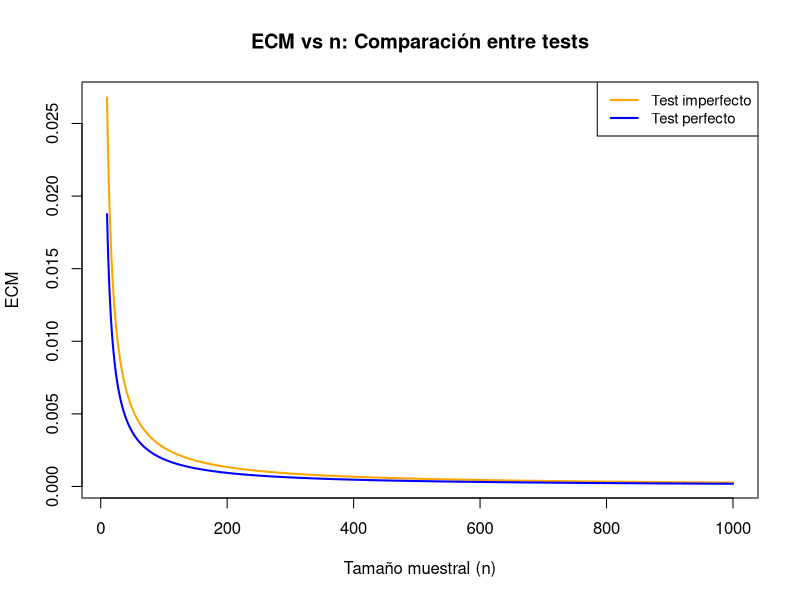
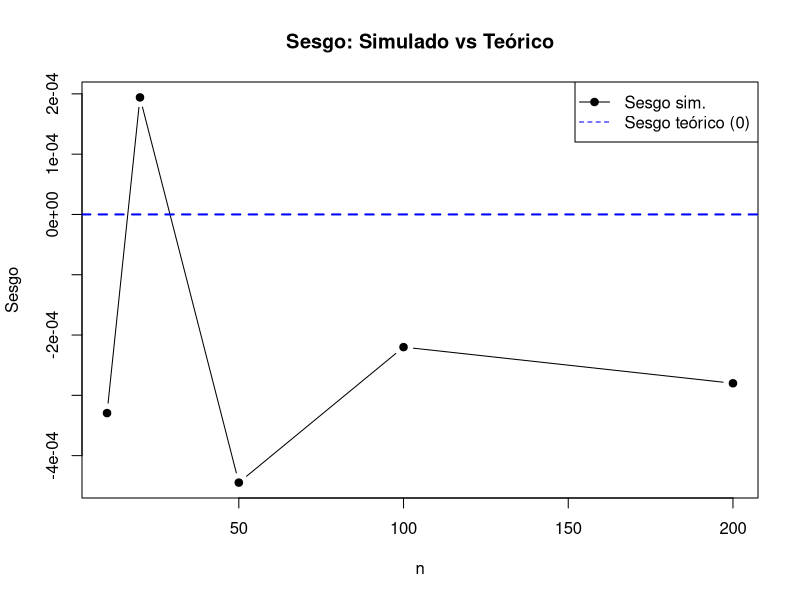
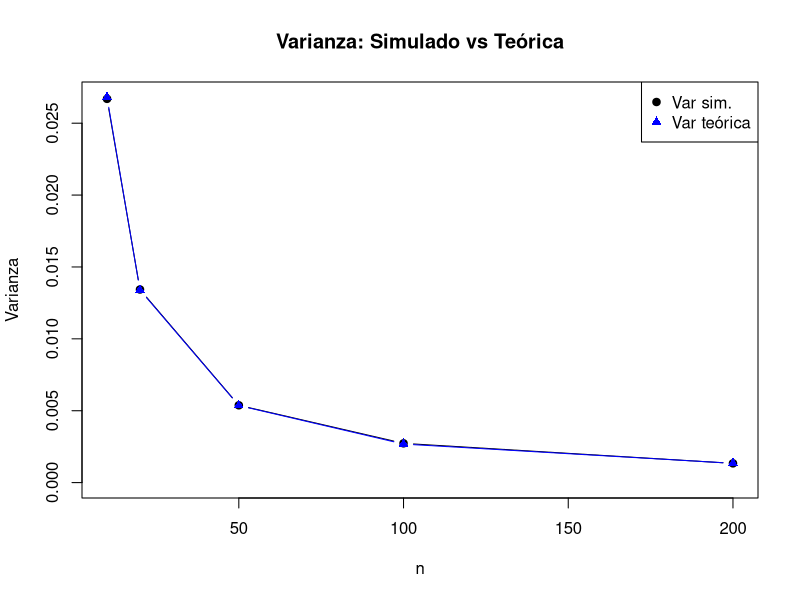
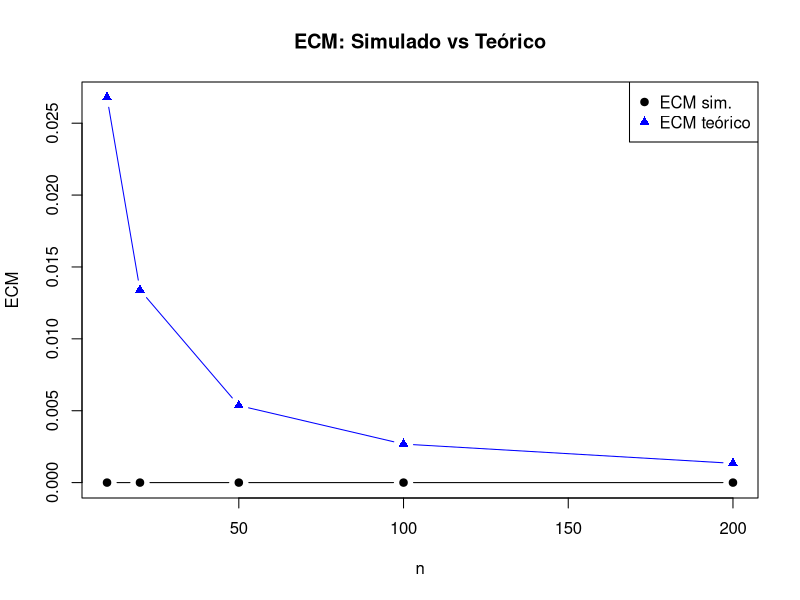
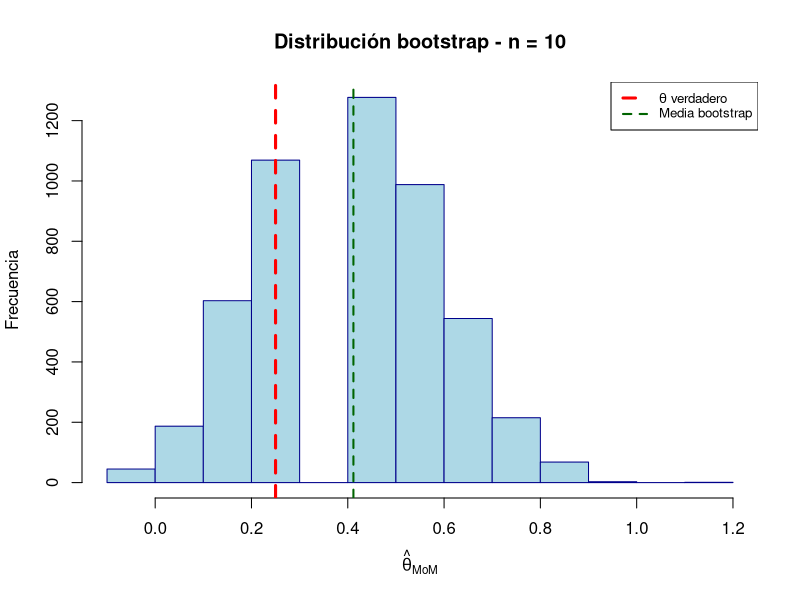
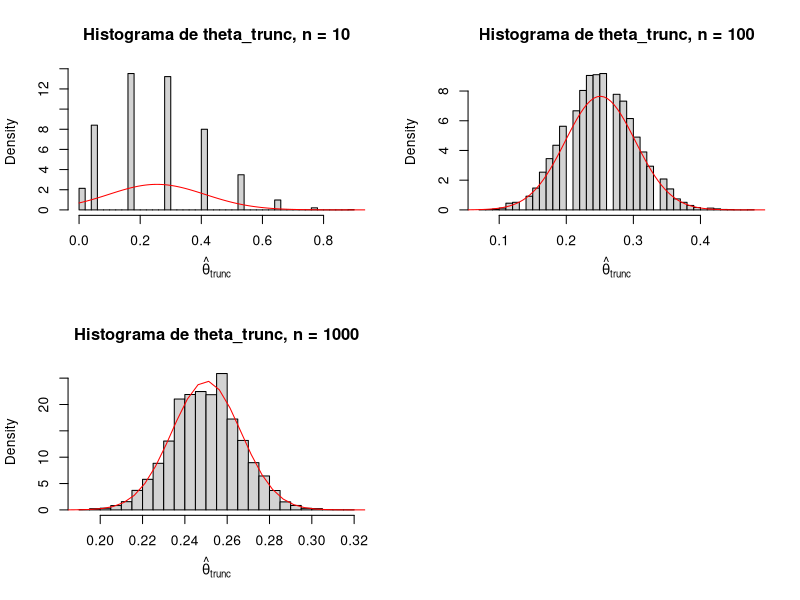
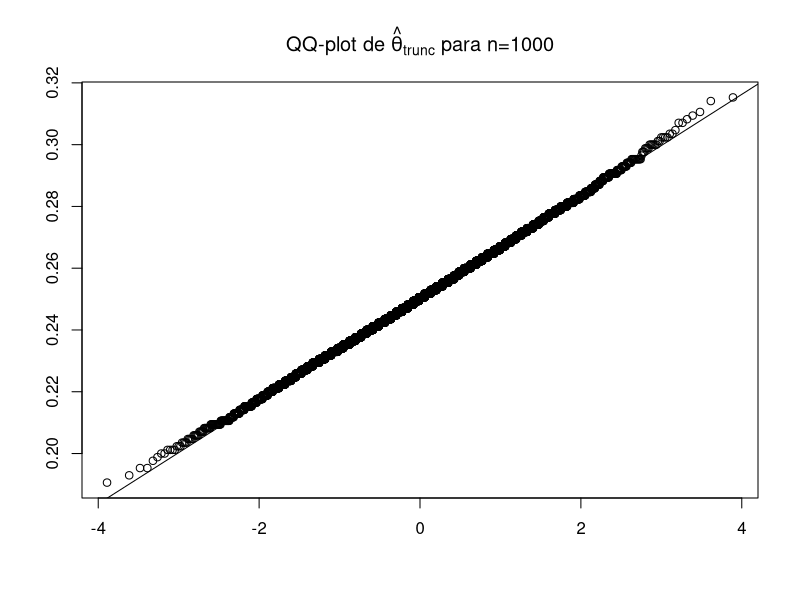

The R source for these figures, in order:
## ---- chunk 1
knitr::opts_chunk$set(echo = FALSE)
## ---- chunk 2
#fijamos la semilla que se va a utilizar durante todo el tp.
set.seed(43)

tita <- 0.25
ns <- c(10, 20, 50, 100, 1000, 10000) #valores de n para los cuales vamos a evaluar la cobertura
Nrep <- 5000                          #empirica
z <- qnorm(0.975)

cubrimientoN <- 0

#para cada n:
for (j in seq_along(ns)){
  n <- ns[j]
  cubrimiento <- 0
  
  #repito el experimento 5000 veces.
  for(i in 1:Nrep){                                         
    muestra <- rbinom(1,n,tita)
    
    estTita <- muestra/n
    termino <- z * sqrt((estTita*(1-estTita))/n)
    intervalo <- c(estTita - termino, estTita + termino)
    
    cubrimiento[i] <- intervalo[1] <= tita && tita <= intervalo[2]
  }
  
  #promedio de veces que el valor real de tita cayó en el intervalo
  cubrimientoN[j] <- mean(cubrimiento)                  
}

cubrimientoEmpirico <- data.frame(n = ns, cubrimiento = cubrimientoN)
## ---- chunk 3
knitr::kable(cubrimientoEmpirico, digits = 4, caption = "Cubrimiento empírico del intervalo")
## ---- chunk 4
tita <- 0.25
Se <- 0.9
Sp <- 0.95
p <- (Se + Sp - 1)*tita + (1 - Sp)
ns <- 10:1000

ECM_perfecto <- tita*(1 - tita) / ns
ECM_imperfecto <- p*(1 - p) / (ns * (Se + Sp - 1)^2)

plot(ns, ECM_imperfecto, type="l", col="orange", lwd=2,
     xlab="Tamaño muestral (n)", ylab="ECM",
     main="ECM vs n: Comparación entre tests")
lines(ns, ECM_perfecto, col="blue", lwd=2)

legend("topright", legend=c("Test imperfecto", "Test perfecto"),
       col=c("orange", "blue"), lwd=2, cex=0.9)

## ---- chunk 5
# Código adaptado para mostrar solo el gráfico
tita <- 0.25
Se <- 0.9
Sp <- 0.95
ns <- c(10, 20, 50, 100, 200)
R <- 10000

resultados <- data.frame(n = ns, bias_sim = NA)

for (i in seq_along(ns)) {
  n <- ns[i]
  p_Y <- Se*tita + (1 - Sp)*(1 - tita)
  est_imp <- numeric(R)
  
  for (r in 1:R) {
    T <- rbinom(n, 1, p_Y)
    p_hat <- mean(T)
    est_imp[r] <- (p_hat - (1 - Sp)) / (Se + Sp - 1)
  }
  resultados$bias_sim[i] <- mean(est_imp) - tita
}

plot(resultados$n, resultados$bias_sim, type="b", pch=19,
     xlab="n", ylab="Sesgo",
     main="Sesgo: Simulado vs Teórico",
     ylim=range(resultados$bias_sim))
abline(h = 0, col="blue", lwd=2, lty=2)
legend("topright", legend=c("Sesgo sim.", "Sesgo teórico (0)"),
       col=c("black","blue"), pch=c(19, NA), lty=c(1,2))
## ---- chunk 6
# Cálculos para varianza
var_teo <- numeric(length(ns))
var_sim <- numeric(length(ns))

for (i in seq_along(ns)) {
  n <- ns[i]
  p_Y <- Se*tita + (1 - Sp)*(1 - tita)
  est_imp <- numeric(R)
  
  for (r in 1:R) {
    T <- rbinom(n, 1, p_Y)
    p_hat <- mean(T)
    est_imp[r] <- (p_hat - (1 - Sp)) / (Se + Sp - 1)
  }
  var_sim[i] <- var(est_imp)
  var_teo[i] <- (p_Y*(1 - p_Y)) / (n * (Se + Sp - 1)^2)
}

plot(ns, var_sim, type="b", pch=19, xlab="n", ylab="Varianza",
     main="Varianza: Simulado vs Teórica",
     ylim=c(0, max(var_sim, var_teo)))
lines(ns, var_teo, type="b", pch=17, col="blue")
legend("topright", legend=c("Var sim.", "Var teórica"),
       col=c("black","blue"), pch=c(19,17))
## ---- chunk 7
# Cálculos para ECM
ecm_sim <- numeric(length(ns))
ecm_teo <- var_teo  # insesgado

plot(ns, ecm_sim, type="b", pch=19, xlab="n", ylab="ECM",
     main="ECM: Simulado vs Teórico",
     ylim=c(0, max(ecm_sim, ecm_teo)))
lines(ns, ecm_teo, type="b", pch=17, col="blue")
legend("topright", legend=c("ECM sim.", "ECM teórico"),
       col=c("black","blue"), pch=c(19,17))
## ---- chunk 8
tita <- 0.25
Se <- 0.9
Sp <- 0.95
n <- 10
B <- 5000

# Probabilidad real
p_Y <- Se * tita + (1 - Sp) * (1 - tita)

# Muestra original
set.seed(123)  # Para reproducibilidad
T_original <- rbinom(n, 1, p_Y)

# Bootstrap
boot_est <- numeric(B)
for (b in 1:B) {
  T_boot <- sample(T_original, size = n, replace = TRUE)
  p_hat_boot <- mean(T_boot)
  boot_est[b] <- (p_hat_boot - (1 - Sp)) / (Se + Sp - 1)
}

# Histograma
hist(boot_est, breaks = 15, freq = TRUE, col = "lightblue",
     main = "Distribución bootstrap - n = 10",
     xlab = expression(hat(theta)["MoM"]), 
     ylab = "Frecuencia", border = "darkblue")
abline(v = tita, col = "red", lwd = 3, lty = 2)
abline(v = mean(boot_est), col = "darkgreen", lwd = 2, lty = 2)
legend("topright", legend = c(expression(theta*" verdadero"), "Media bootstrap"),
       col = c("red", "darkgreen"), lwd = c(3, 2), lty = c(2, 2), cex = 0.8)
## ---- chunk 9

tita_corregida <- function(p_hat, Se, Sp) {
  (p_hat - (1 - Sp)) / (Se + Sp - 1)
}

#Definimos los valores a utilizar.
tita <- 0.25
Se <- 0.9
Sp <- 0.95
p_Y <- Se * tita + (1 - Sp) * (1 - tita)

ns <-  c(10, 20, 50, 100, 1000)
R <- 700 #replicas Monte Carlo
B <- 1000 #remuestreos bootstrap

z <- qnorm(0.975)

res_list <- vector("list",length(ns))
names(res_list) <- as.character(ns)

#para cada n:
for (j in seq_along(ns)){
  n <- ns[j]
  cubrimientos <- logical(R)
  longitudes <- numeric(R)
  
  #repito el experimento R veces 
  for (r in 1:R){
     T <- rbinom(n,1,p_Y)
     boot_est <- numeric(B)
     
     #genero B muestras bootstrap.
     for (b in 1:B){
       T_boot <- sample(T, size = n, replace = TRUE)
       p_hat_boot <- mean(T_boot)
       boot_est[b] <- tita_corregida(p_hat_boot, Se, Sp)
     }
     
     lower <- quantile(boot_est, probs = 0.025, names = FALSE)
     upper <- quantile(boot_est, probs = 0.975, names = FALSE)
     
     cubrimientos[r] <- (lower <= tita) && (tita <= upper)
     longitudes[r] <- (upper - lower)
  }
  
  #resultados para cada n
  res_list[[j]] <- list(
    n = n,
    cubrimiento = mean(cubrimientos),
    longitud_media = mean(longitudes)
  )
   
}

res_df <- do.call(rbind, lapply(res_list, function(z){
  data.frame(n = z$n,
             cubrimiento = z$cubrimiento,
             longitud_media = z$longitud_media)
}))
rownames(res_df) <- NULL
## ---- chunk 10
res_listAsint <- vector("list", length(ns))
names(res_listAsint) <- as.character(ns)

#para cada n:
for (j in seq_along(ns)){
  n <- ns[j]
  cubrimientos <- logical(R)
  longitudes <- numeric(R)
  
  #repito el experimento R veces.
  for (r in 1:R){
    T <- rbinom(n, 1, p_Y)
    
    p_hat <- mean(T)
    tita_hat <- tita_corregida(p_hat,Se,Sp)
    est_Var <- (p_hat*(1-p_hat))/(n*(Se+Sp-1)^2)
    
    termino <- z*sqrt(est_Var)
    lower <- tita_hat - termino
    upper <- tita_hat + termino
    
    cubrimientos[r] <- (lower <= tita) && (tita <= upper)
    longitudes[r] <- (upper - lower)
  }
  
  #resultados para cada n.
  res_listAsint[[j]] <- list(
    n = n,
    cubrimiento = mean(cubrimientos),
    longitud_media = mean(longitudes)
  )
}

resAsint_df <- do.call(rbind, lapply(res_listAsint, function(z){
  data.frame(n = z$n,
             cubrimiento = z$cubrimiento,
             longitud_media = z$longitud_media)
}))
rownames(resAsint_df) <- NULL
## ---- chunk 11
knitr::kable(res_df, digits = 4, caption = "Bootstrap Percentil")
## ---- chunk 12
knitr::kable(resAsint_df, digits = 4, caption = "Intervalos Asintóticos")
## ---- chunk 13
n_valores <- c(10, 100, 1000)
N_rep <- 10000
theta_verdadera <- 0.25
Se_fijo         <- 0.9
Sp_fijo         <- 0.95
p_verdadera <- Se_fijo * theta_verdadera + (1 - Sp_fijo) * (1 - theta_verdadera)

theta_mom <- function(T_obs, n, Se = Se_fijo, Sp = Sp_fijo) {
  p_muestral <- T_obs / n
  theta_mom_est <- (p_muestral + Sp - 1) / (Se + Sp - 1)
  return(theta_mom_est)
}

# Estimador truncado de theta
theta_trunc <- function(T_obs, n, Se = Se_fijo, Sp = Sp_fijo) {
  theta_mom_est <- theta_mom(T_obs, n, Se, Sp)
  theta_trunc_est <- pmin(1, pmax(0, theta_mom_est))
  return(theta_trunc_est)
}

par(mfrow = c(2, 2))  ## grid para los gráficos

for (n in n_valores) {
  # nueva data para cada n
  T_sim <- rbinom(N_rep, size = n, prob = p_verdadera)
  theta_trunc_sim <- theta_trunc(T_sim, n)
  
  # Histograma
  hist(theta_trunc_sim,
       breaks = 40,
       main = paste("Histograma de theta_trunc, n =", n),
       xlab = expression(hat(theta)[trunc]),
       probability = TRUE)
  
  media_hat <- mean(theta_trunc_sim)
  sd_hat    <- sd(theta_trunc_sim)
  x_grid    <- seq(0, 1, length.out = 200)
  lines(x_grid, dnorm(x_grid, mean = media_hat, sd = sd_hat), col = "red")
}

par(mfrow = c(1, 1))

n <- 1000
T_sim <- rbinom(N_rep, size = n, prob = p_verdadera)
theta_trunc_sim <- theta_trunc(T_sim, n)

qqnorm(theta_trunc_sim,
       main = expression(paste("QQ-plot de ", hat(theta)[trunc], " para n=1000")),
       xlab= "",
       ylab= "")
qqline(theta_trunc_sim)

